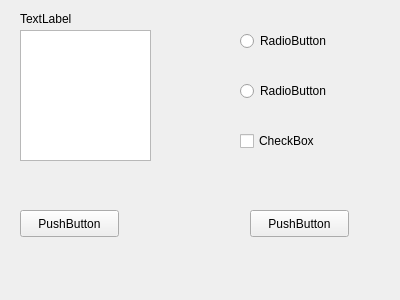
<?xml version="1.0" encoding="UTF-8"?>
<ui version="4.0">
 <class>Form</class>
 <widget class="QWidget" name="Form">
  <property name="geometry">
   <rect>
    <x>0</x>
    <y>0</y>
    <width>400</width>
    <height>300</height>
   </rect>
  </property>
  <property name="windowTitle">
   <string>Form</string>
  </property>
  <widget class="QLabel" name="label">
   <property name="geometry">
    <rect>
     <x>20</x>
     <y>10</y>
     <width>68</width>
     <height>17</height>
    </rect>
   </property>
   <property name="text">
    <string>TextLabel</string>
   </property>
  </widget>
  <widget class="QTextEdit" name="textEdit">
   <property name="geometry">
    <rect>
     <x>20</x>
     <y>30</y>
     <width>131</width>
     <height>131</height>
    </rect>
   </property>
  </widget>
  <widget class="QPushButton" name="pushButton">
   <property name="geometry">
    <rect>
     <x>20</x>
     <y>210</y>
     <width>99</width>
     <height>27</height>
    </rect>
   </property>
   <property name="text">
    <string>PushButton</string>
   </property>
  </widget>
  <widget class="QPushButton" name="pushButton_2">
   <property name="geometry">
    <rect>
     <x>250</x>
     <y>210</y>
     <width>99</width>
     <height>27</height>
    </rect>
   </property>
   <property name="text">
    <string>PushButton</string>
   </property>
  </widget>
  <widget class="QRadioButton" name="radioButton">
   <property name="geometry">
    <rect>
     <x>240</x>
     <y>30</y>
     <width>117</width>
     <height>22</height>
    </rect>
   </property>
   <property name="text">
    <string>RadioButton</string>
   </property>
  </widget>
  <widget class="QRadioButton" name="radioButton_2">
   <property name="geometry">
    <rect>
     <x>240</x>
     <y>80</y>
     <width>117</width>
     <height>22</height>
    </rect>
   </property>
   <property name="text">
    <string>RadioButton</string>
   </property>
  </widget>
  <widget class="QCheckBox" name="checkBox">
   <property name="geometry">
    <rect>
     <x>240</x>
     <y>130</y>
     <width>99</width>
     <height>22</height>
    </rect>
   </property>
   <property name="text">
    <string>CheckBox</string>
   </property>
  </widget>
 </widget>
 <resources/>
 <connections/>
</ui>
